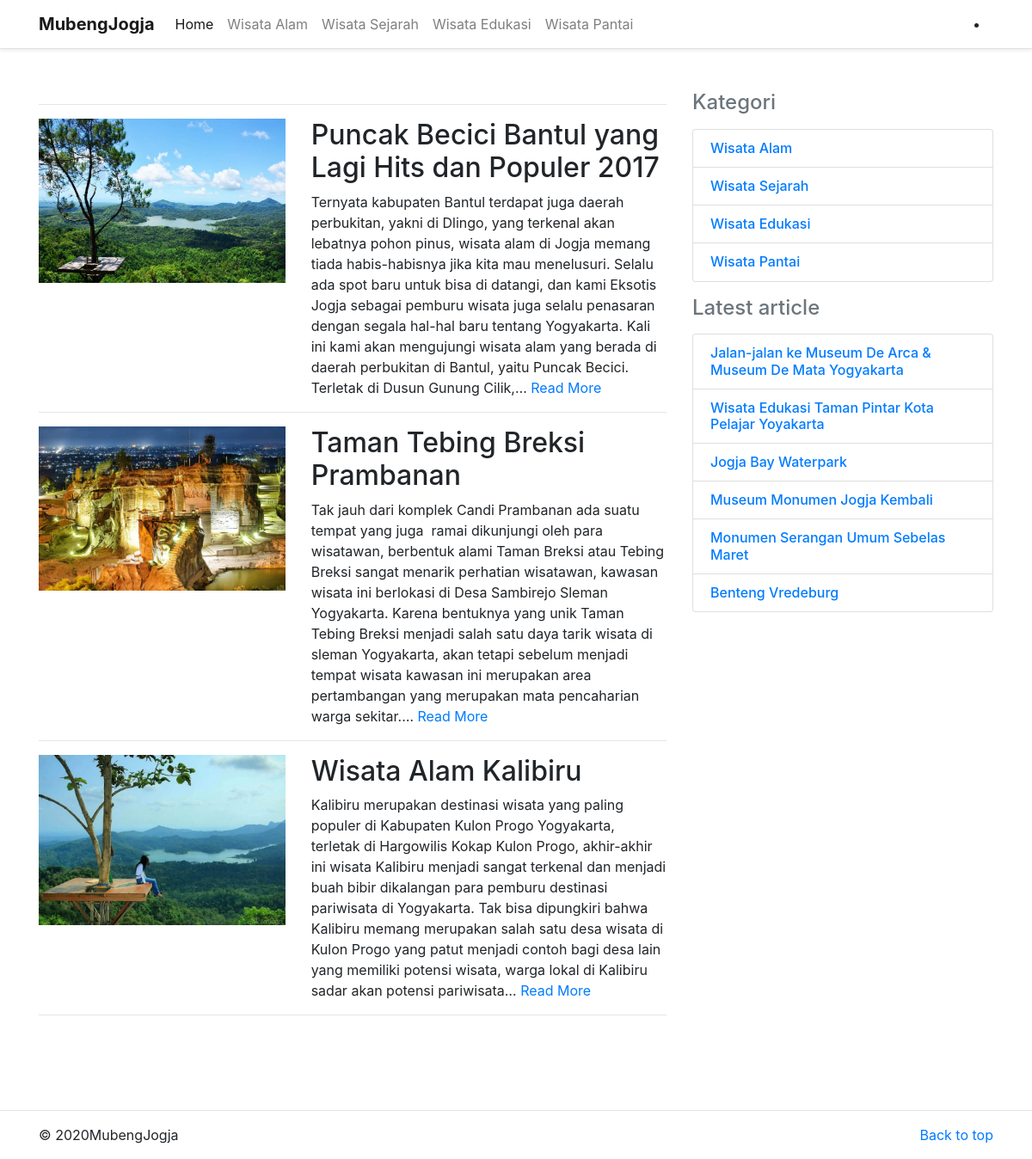
Page /index/kategori/wisata-alam on the committed database.
### tables this page shows
CREATE TABLE `kategori` (
  `id_kategori` int(11) NOT NULL,
  `slug_kategori` varchar(128) NOT NULL,
  `nama_kategori` varchar(128) NOT NULL,
  `dibuat` timestamp NOT NULL,
  `diperbarui` timestamp NOT NULL DEFAULT CURRENT_TIMESTAMP ON UPDATE CURRENT_TIMESTAMP
);

CREATE TABLE `artikel` (
  `id_artikel` int(11) NOT NULL,
  `id_user` int(11) NOT NULL,
  `id_kategori` int(11) NOT NULL,
  `slug_artikel` varchar(128) NOT NULL,
  `judul` varchar(128) NOT NULL,
  `isi_artikel` text NOT NULL,
  `gambar` varchar(128) NOT NULL,
  `status_artikel` varchar(128) NOT NULL,
  `kata_kunci` text NOT NULL,
  `dibuat` timestamp NOT NULL,
  `diperbarui` timestamp NOT NULL DEFAULT CURRENT_TIMESTAMP ON UPDATE CURRENT_TIMESTAMP
);

### application/views/frontend/layout/wrapp.php (called while the page is built)
<?php
require_once('head.php');
require_once('header.php');
require_once('content.php');
require_once('sidebar.php');
require_once('footer.php');

### application/controllers/index.php (called while the page is built, shortened)
<?php
class Index extends CI_Controller
{
	public function __construct()
	{
		$this->load->model('artikel_model');
		$this->load->model('kategori_model');
	}
	public function kategori($slug_kategori)
	{
		$kategori = $this->kategori_model->view_kategori($slug_kategori);
		$all_kategori = $this->kategori_model->get_all();
		$id_kategori = $kategori->id_kategori;
		$latepost = $this->artikel_model->latest();
		$this->load->library('pagination');
		$config['base_url'] = base_url('index/kategori/' . $slug_kategori . '/index/');
		$config['total_rows'] = count($this->artikel_model->total_kategori($id_kategori));
		$config['per_page'] = 4;
		$config['uri_segment'] = 5;
		$limit = $config['per_page'];
		$start = ($this->uri->segment(5)) ? ($this->uri->segment(5)) : 0;
		$this->pagination->initialize($config);
		$artikel = $this->artikel_model->kategori_artikel($id_kategori, $limit, $start);
		$data = array(
			'paginasi' => $this->pagination->create_links(),
			'artikel' => $artikel,
			'latepost' => $latepost,
			'all_kategori' => $all_kategori,
			'content' => 'frontend/artikel/get_all'
		);
		$this->load->view('frontend/layout/wrapp', $data, false);
	}
}

### index.php (called while the page is built, shortened)
<?php
require_once BASEPATH.'core/CodeIgniter.php';

### application/models/kategori_model.php (called while the page is built, shortened)
<?php
class Kategori_model extends CI_Model
{
    public function get_all()
    {
        $this->db->select('*');
        $this->db->from('kategori');
        $this->db->order_by('id_kategori', 'asc');
        $query = $this->db->get();
        return $query->result();
    }
    public function view_kategori($slug_kategori)
    {
        $this->db->select('*');
        $this->db->from('kategori');
        $this->db->where(array(
            'kategori.slug_kategori' => $slug_kategori
        ));
        $this->db->order_by('id_kategori', 'desc');
        $query = $this->db->get();
        return $query->row();
    }
}

### application/views/frontend/layout/content.php (called while the page is built)
<?php
if ($content) {
    $this->load->view($content);
}

### application/config/config.php (called while the page is built, shortened)
<?php
$http = 'http'. ((isset($_SERVER['HTTPS'])&&$_SERVER['HTTPS']=='on')?'s':'').'://';
$newurl = str_replace("index.php","", $_SERVER['SCRIPT_NAME']);
$config['base_url'] = "$http". $_SERVER['SERVER_NAME']."".$newurl;
$config['index_page'] = '';
$config['uri_protocol']	= 'REQUEST_URI';
$config['url_suffix'] = '';
$config['language']	= 'english';
$config['charset'] = 'UTF-8';
$config['enable_hooks'] = FALSE;
$config['subclass_prefix'] = 'MY_';
$config['composer_autoload'] = FALSE;
$config['permitted_uri_chars'] = 'a-z 0-9~%.:_\-';
$config['enable_query_strings'] = FALSE;
$config['controller_trigger'] = 'c';
$config['function_trigger'] = 'm';
$config['directory_trigger'] = 'd';
$config['allow_get_array'] = TRUE;
$config['log_threshold'] = 0;
$config['log_path'] = '';
$config['log_file_extension'] = '';
$config['log_file_permissions'] = 0644;
$config['log_date_format'] = 'Y-m-d H:i:s';
$config['error_views_path'] = '';
$config['cache_path'] = '';
$config['cache_query_string'] = FALSE;
$config['encryption_key'] = '';
$config['sess_driver'] = 'files';
$config['sess_cookie_name'] = 'ci_session';
$config['sess_expiration'] = 7200;
$config['sess_save_path'] = NULL;
$config['sess_match_ip'] = FALSE;
$config['sess_time_to_update'] = 300;
$config['sess_regenerate_destroy'] = FALSE;
$config['cookie_prefix']	= '';
$config['cookie_domain']	= '';
$config['cookie_path']		= '/';
$config['cookie_secure']	= FALSE;
$config['cookie_httponly'] 	= FALSE;
$config['standardize_newlines'] = FALSE;
$config['global_xss_filtering'] = FALSE;
$config['csrf_protection'] = TRUE;
$config['csrf_token_name'] = 'csrf_test_name';
$config['csrf_cookie_name'] = 'csrf_cookie_name';
$config['csrf_expire'] = 7200;
$config['csrf_regenerate'] = TRUE;
$config['csrf_exclude_uris'] = array();
$config['compress_output'] = FALSE;
$config['time_reference'] = 'local';
$config['rewrite_short_tags'] = FALSE;
$config['proxy_ips'] = '';

### application/config/disqus.php (called while the page is built)
<?php if (!defined('BASEPATH')) exit('No direct script access allowed');
$config['disqus_shortname'] = 'mubengjogja-com';
$config['disqus_developer'] = 1;

### application/models/artikel_model.php (called while the page is built, shortened)
<?php
class Artikel_model extends CI_Model
{
	public function latest()
	{
		$this->db->select('artikel.*,kategori.nama_kategori, kategori.slug_kategori, user.nama');
		$this->db->from('artikel');
		$this->db->join('kategori', 'kategori.id_kategori = artikel.id_kategori', 'left');
		$this->db->join('user', 'user.id_user = artikel.id_user', 'left');
		$this->db->where(array('status_artikel' => 'Publish'));
		$this->db->order_by('id_artikel', 'desc');
		$this->db->limit(6);
		$query = $this->db->get();
		return $query->result();
	}
	public function kategori_artikel($id_kategori, $limit, $start)
	{
		$this->db->select('artikel.*,kategori.nama_kategori, kategori.slug_kategori, user.nama');
		$this->db->from('artikel');
		$this->db->join('kategori', 'kategori.id_kategori = artikel.id_kategori', 'left');
		$this->db->join('user', 'user.id_user = artikel.id_user', 'left');
		$this->db->where(array(
			'status_artikel' => 'Publish',
			'artikel.id_kategori' => $id_kategori
		));
		$this->db->order_by('id_artikel', 'desc');
		$this->db->limit($limit, $start);
		$query = $this->db->get();
		return $query->result();
	}
	public function total_kategori($id_kategori)
	{
		$this->db->select('artikel.*,kategori.nama_kategori, kategori.slug_kategori, user.nama');
		$this->db->from('artikel');
		$this->db->join('kategori', 'kategori.id_kategori = artikel.id_kategori', 'left');
		$this->db->join('user', 'user.id_user = artikel.id_user', 'left');
		$this->db->where(array(
			'status_artikel' => 'Publish',
			'artikel.id_kategori' => $id_kategori
		));
		$this->db->order_by('id_artikel', 'desc');
		$query = $this->db->get();
		return $query->result();
	}
}

### application/views/frontend/artikel/get_all.php (the view, shortened to what this page needs)
<div class="col-md-8">
    <hr class="featurette-divider">
    <?php foreach ($artikel as $artikel) { ?>
    <div class="row featurette">
        <div class="col-md-5 order-md-1">
            <img class="img-fluid" src="<?= base_url('assets/upload/images/' . $artikel->gambar); ?>">
        </div>
        <div class="col-md-7 order-md-2">
            <h2 class="featurette-heading"><?= strip_tags(character_limiter($artikel->judul, 50)); ?></h2>
            <?php echo strip_tags(character_limiter($artikel->isi_artikel)); ?>
            <a href="<?= base_url('index/detail/' . $artikel->slug_artikel); ?>"> Read More</a>
        </div>
    </div>
    <hr class="featurette-divider">
    <?php } ?>
    <div class="pagination col-md-12 text-center">
    </div>
</div>

### application/views/frontend/layout/header.php (shortened to what this page needs)
<?php $kategori = $this->kategori_model->get_all(); ?>
<header>
    <nav class="navbar navbar-expand-md navbar-light bg-white border-bottom shadow-sm">
        <div class="container">
            <a class="navbar-brand" href="#"><strong>MubengJogja</strong></a>
            <div class="collapse navbar-collapse" id="navbarCollapse">
                <ul class="navbar-nav mr-auto">
                    <li class="nav-item active">
                        <a class="nav-link" href="<?= base_url(); ?>">Home <span class="sr-only">(current)</span></a>
                    </li>
                    <?php foreach ($kategori as $kategori) { ?>
                    <li class="nav-item">
                        <a class="nav-link"
                            href="<?= base_url('index/kategori/' . $kategori->slug_kategori); ?>"><?= $kategori->nama_kategori; ?></a>
                    </li>
                    <?php }; ?>
                </ul>
                <li class="navbar-nav">
                <li class="nav-item">
                </li>
                </li>
            </div>
        </div>
    </nav>
</header>
<main role="main">
    <div class="container py-5">
        <div class="row">

### application/views/frontend/layout/sidebar.php
<div class="col-md-4">
    <h4 class="d-flex justify-content-between align-items-center mb-3">
        <span class="text-muted">Kategori</span>
    </h4>
    <ul class="list-group mb-3">
        <?php foreach ($all_kategori as $all_kategori) { ?>
        <li class="list-group-item d-flex justify-content-between lh-condensed">
            <div>
                <h6 class="my-0"><a
                        href="<?= base_url('index/kategori/' . $all_kategori->slug_kategori); ?>"><?= $all_kategori->nama_kategori; ?></a>
                </h6>
            </div>
        </li>
        <?php } ?>
    </ul>
    <h4 class="d-flex justify-content-between align-items-center mb-3">
        <span class="text-muted">Latest article</span>
    </h4>
    <ul class="list-group mb-3">
        <?php foreach ($latepost as $latepost) { ?>
        <li class="list-group-item d-flex justify-content-between lh-condensed">
            <div>
                <h6 class="my-0"><a
                        href="<?= base_url('index/detail/' . $latepost->slug_artikel); ?>"><?= $latepost->judul; ?></a>
                </h6>
            </div>
        </li>
        <?php } ?>
    </ul>
</div>

### assets/css/style.css (style rules this page uses)
.pagination { padding: 15px 20px; background-color: #ffffff; border-radius: 10px; }

### rows in the picture
kategori: nama_kategori "Wisata Alam"
kategori: nama_kategori "Wisata Sejarah"
kategori: nama_kategori "Wisata Edukasi"
kategori: nama_kategori "Wisata Pantai"
artikel: gambar (picture), judul "Puncak Becici Bantul yang Lagi Hits dan Populer 2017", isi_artikel "Ternyata kabupaten Bantul terdapat juga daerah perbukitan, yakni di Dlingo, yang terkenal akan lebatnya pohon pinus, wisata alam di Jogja memang tiada habis-habisnya jika kita mau menelusuri. Selalu ada spot baru untuk bisa di datangi, dan kami Eksotis Jogja sebagai pemburu wisata juga selalu penasaran dengan segala hal-hal baru tentang Yogyakarta. Kali ini kami akan mengujungi wisata alam yang berada di daerah perbukitan di Bantul, yaitu Puncak Becici. Terletak di Dusun Gunung Cilik,…"
artikel: gambar (picture), judul "Taman Tebing Breksi Prambanan", isi_artikel "Tak jauh dari komplek Candi Prambanan ada suatu tempat yang juga ramai dikunjungi oleh para wisatawan, berbentuk alami Taman Breksi atau Tebing Breksi sangat menarik perhatian wisatawan, kawasan wisata ini berlokasi di Desa Sambirejo Sleman Yogyakarta. Karena bentuknya yang unik Taman Tebing Breksi menjadi salah satu daya tarik wisata di sleman Yogyakarta, akan tetapi sebelum menjadi tempat wisata kawasan ini merupakan area pertambangan yang merupakan mata pencaharian warga sekitar.…"
artikel: gambar (picture), judul "Wisata Alam Kalibiru", isi_artikel "Kalibiru merupakan destinasi wisata yang paling populer di Kabupaten Kulon Progo Yogyakarta, terletak di Hargowilis Kokap Kulon Progo, akhir-akhir ini wisata Kalibiru menjadi sangat terkenal dan menjadi buah bibir dikalangan para pemburu destinasi pariwisata di Yogyakarta. Tak bisa dipungkiri bahwa Kalibiru memang merupakan salah satu desa wisata di Kulon Progo yang patut menjadi contoh bagi desa lain yang memiliki potensi wisata, warga lokal di Kalibiru sadar akan potensi pariwisata…"
artikel: judul "Jalan-jalan ke Museum De Arca & Museum De Mata Yogyakarta"
artikel: judul "Wisata Edukasi Taman Pintar Kota Pelajar Yoyakarta"
artikel: judul "Jogja Bay Waterpark"
artikel: judul "Museum Monumen Jogja Kembali"
artikel: judul "Monumen Serangan Umum Sebelas Maret"
artikel: judul "Benteng Vredeburg"
